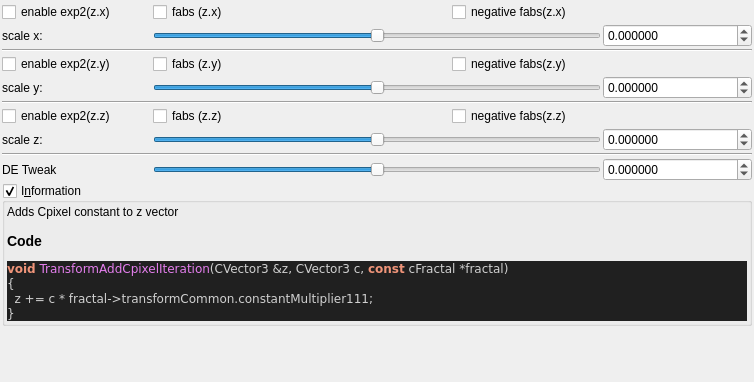
<?xml version="1.0" encoding="UTF-8"?>
<ui version="4.0">
 <class>Form</class>
 <widget class="QWidget" name="Form">
  <property name="geometry">
   <rect>
    <x>0</x>
    <y>0</y>
    <width>754</width>
    <height>382</height>
   </rect>
  </property>
  <property name="windowTitle">
   <string>Form</string>
  </property>
  <layout class="QVBoxLayout" name="verticalLayout">
   <property name="spacing">
    <number>2</number>
   </property>
   <property name="leftMargin">
    <number>2</number>
   </property>
   <property name="topMargin">
    <number>2</number>
   </property>
   <property name="rightMargin">
    <number>2</number>
   </property>
   <property name="bottomMargin">
    <number>2</number>
   </property>
   <item>
    <layout class="QGridLayout" name="gridLayout">
     <property name="spacing">
      <number>2</number>
     </property>
     <item row="6" column="4">
      <widget class="MyCheckBox" name="checkBox_transf_function_enabledAz_false">
       <property name="text">
        <string>negative fabs(z.z)</string>
       </property>
      </widget>
     </item>
     <item row="9" column="5">
      <widget class="MyDoubleSpinBox" name="spinbox_analyticDE_scale_1">
       <property name="sizePolicy">
        <sizepolicy hsizetype="Minimum" vsizetype="Maximum">
         <horstretch>0</horstretch>
         <verstretch>0</verstretch>
        </sizepolicy>
       </property>
       <property name="prefix">
        <string/>
       </property>
       <property name="suffix">
        <string/>
       </property>
       <property name="decimals">
        <number>6</number>
       </property>
       <property name="minimum">
        <double>-99.989999999999995</double>
       </property>
       <property name="maximum">
        <double>99.989999999999995</double>
       </property>
       <property name="singleStep">
        <double>0.100000000000000</double>
       </property>
      </widget>
     </item>
     <item row="1" column="1">
      <widget class="QLabel" name="label_109">
       <property name="text">
        <string>scale x:</string>
       </property>
      </widget>
     </item>
     <item row="3" column="4">
      <widget class="MyCheckBox" name="checkBox_transf_function_enabledAy_false">
       <property name="text">
        <string>negative fabs(z.y)</string>
       </property>
      </widget>
     </item>
     <item row="0" column="1">
      <widget class="MyCheckBox" name="checkBox_transf_function_enabledx">
       <property name="text">
        <string>enable exp2(z.x) </string>
       </property>
      </widget>
     </item>
     <item row="4" column="2" colspan="3">
      <widget class="QSlider" name="slider3_transf_constant_multiplier_000_y">
       <property name="sizePolicy">
        <sizepolicy hsizetype="Expanding" vsizetype="Maximum">
         <horstretch>0</horstretch>
         <verstretch>0</verstretch>
        </sizepolicy>
       </property>
       <property name="minimum">
        <number>-10000000</number>
       </property>
       <property name="maximum">
        <number>10000000</number>
       </property>
       <property name="value">
        <number>0</number>
       </property>
       <property name="sliderPosition">
        <number>0</number>
       </property>
       <property name="orientation">
        <enum>Qt::Horizontal</enum>
       </property>
      </widget>
     </item>
     <item row="8" column="1" colspan="5">
      <widget class="Line" name="line">
       <property name="orientation">
        <enum>Qt::Horizontal</enum>
       </property>
      </widget>
     </item>
     <item row="3" column="1">
      <widget class="MyCheckBox" name="checkBox_transf_function_enabledy">
       <property name="text">
        <string>enable exp2(z.y) </string>
       </property>
      </widget>
     </item>
     <item row="7" column="2" colspan="3">
      <widget class="QSlider" name="slider3_transf_constant_multiplier_000_z">
       <property name="sizePolicy">
        <sizepolicy hsizetype="Expanding" vsizetype="Maximum">
         <horstretch>0</horstretch>
         <verstretch>0</verstretch>
        </sizepolicy>
       </property>
       <property name="minimum">
        <number>-10000000</number>
       </property>
       <property name="maximum">
        <number>10000000</number>
       </property>
       <property name="value">
        <number>0</number>
       </property>
       <property name="sliderPosition">
        <number>0</number>
       </property>
       <property name="orientation">
        <enum>Qt::Horizontal</enum>
       </property>
      </widget>
     </item>
     <item row="2" column="1" colspan="5">
      <widget class="Line" name="line_2">
       <property name="orientation">
        <enum>Qt::Horizontal</enum>
       </property>
      </widget>
     </item>
     <item row="1" column="5">
      <widget class="MyDoubleSpinBox" name="spinbox3_transf_constant_multiplier_000_x">
       <property name="sizePolicy">
        <sizepolicy hsizetype="Minimum" vsizetype="Maximum">
         <horstretch>0</horstretch>
         <verstretch>0</verstretch>
        </sizepolicy>
       </property>
       <property name="prefix">
        <string/>
       </property>
       <property name="suffix">
        <string/>
       </property>
       <property name="decimals">
        <number>6</number>
       </property>
       <property name="minimum">
        <double>-99.989999999999995</double>
       </property>
       <property name="maximum">
        <double>99.989999999999995</double>
       </property>
       <property name="singleStep">
        <double>0.100000000000000</double>
       </property>
      </widget>
     </item>
     <item row="1" column="2" colspan="3">
      <widget class="QSlider" name="slider3_transf_constant_multiplier_000_x">
       <property name="sizePolicy">
        <sizepolicy hsizetype="Expanding" vsizetype="Maximum">
         <horstretch>0</horstretch>
         <verstretch>0</verstretch>
        </sizepolicy>
       </property>
       <property name="minimum">
        <number>-10000000</number>
       </property>
       <property name="maximum">
        <number>10000000</number>
       </property>
       <property name="value">
        <number>0</number>
       </property>
       <property name="sliderPosition">
        <number>0</number>
       </property>
       <property name="orientation">
        <enum>Qt::Horizontal</enum>
       </property>
      </widget>
     </item>
     <item row="6" column="1">
      <widget class="MyCheckBox" name="checkBox_transf_function_enabledz">
       <property name="text">
        <string>enable exp2(z.z) </string>
       </property>
      </widget>
     </item>
     <item row="9" column="1">
      <widget class="QLabel" name="label_112">
       <property name="text">
        <string>DE Tweak</string>
       </property>
      </widget>
     </item>
     <item row="4" column="1">
      <widget class="QLabel" name="label_110">
       <property name="text">
        <string>scale y:</string>
       </property>
      </widget>
     </item>
     <item row="7" column="1">
      <widget class="QLabel" name="label_111">
       <property name="text">
        <string>scale z:</string>
       </property>
      </widget>
     </item>
     <item row="7" column="5">
      <widget class="MyDoubleSpinBox" name="spinbox3_transf_constant_multiplier_000_z">
       <property name="sizePolicy">
        <sizepolicy hsizetype="Minimum" vsizetype="Maximum">
         <horstretch>0</horstretch>
         <verstretch>0</verstretch>
        </sizepolicy>
       </property>
       <property name="prefix">
        <string/>
       </property>
       <property name="suffix">
        <string/>
       </property>
       <property name="decimals">
        <number>6</number>
       </property>
       <property name="minimum">
        <double>-99.989999999999995</double>
       </property>
       <property name="maximum">
        <double>99.989999999999995</double>
       </property>
       <property name="singleStep">
        <double>0.100000000000000</double>
       </property>
      </widget>
     </item>
     <item row="4" column="5">
      <widget class="MyDoubleSpinBox" name="spinbox3_transf_constant_multiplier_000_y">
       <property name="sizePolicy">
        <sizepolicy hsizetype="Minimum" vsizetype="Maximum">
         <horstretch>0</horstretch>
         <verstretch>0</verstretch>
        </sizepolicy>
       </property>
       <property name="prefix">
        <string/>
       </property>
       <property name="suffix">
        <string/>
       </property>
       <property name="decimals">
        <number>6</number>
       </property>
       <property name="minimum">
        <double>-99.989999999999995</double>
       </property>
       <property name="maximum">
        <double>99.989999999999995</double>
       </property>
       <property name="singleStep">
        <double>0.100000000000000</double>
       </property>
      </widget>
     </item>
     <item row="0" column="2" colspan="2">
      <widget class="MyCheckBox" name="checkBox_transf_function_enabledAx">
       <property name="text">
        <string>fabs (z.x) </string>
       </property>
      </widget>
     </item>
     <item row="3" column="2" colspan="2">
      <widget class="MyCheckBox" name="checkBox_transf_function_enabledAy">
       <property name="text">
        <string>fabs (z.y) </string>
       </property>
      </widget>
     </item>
     <item row="0" column="4">
      <widget class="MyCheckBox" name="checkBox_transf_function_enabledAx_false">
       <property name="text">
        <string>negative fabs(z.x)</string>
       </property>
      </widget>
     </item>
     <item row="9" column="2" colspan="3">
      <widget class="QSlider" name="slider_analyticDE_scale_1">
       <property name="sizePolicy">
        <sizepolicy hsizetype="Expanding" vsizetype="Maximum">
         <horstretch>0</horstretch>
         <verstretch>0</verstretch>
        </sizepolicy>
       </property>
       <property name="minimum">
        <number>-10000000</number>
       </property>
       <property name="maximum">
        <number>10000000</number>
       </property>
       <property name="value">
        <number>0</number>
       </property>
       <property name="sliderPosition">
        <number>0</number>
       </property>
       <property name="orientation">
        <enum>Qt::Horizontal</enum>
       </property>
      </widget>
     </item>
     <item row="6" column="2" colspan="2">
      <widget class="MyCheckBox" name="checkBox_transf_function_enabledAz">
       <property name="text">
        <string>fabs (z.z) </string>
       </property>
      </widget>
     </item>
     <item row="5" column="1" colspan="5">
      <widget class="Line" name="line_3">
       <property name="orientation">
        <enum>Qt::Horizontal</enum>
       </property>
      </widget>
     </item>
    </layout>
   </item>
   <item>
    <widget class="MyGroupBox" name="groupCheck_info">
     <property name="title">
      <string>I&amp;nformation</string>
     </property>
     <property name="flat">
      <bool>false</bool>
     </property>
     <property name="checkable">
      <bool>true</bool>
     </property>
     <layout class="QVBoxLayout" name="verticalLayout_2">
      <property name="spacing">
       <number>2</number>
      </property>
      <property name="leftMargin">
       <number>2</number>
      </property>
      <property name="topMargin">
       <number>2</number>
      </property>
      <property name="rightMargin">
       <number>2</number>
      </property>
      <property name="bottomMargin">
       <number>2</number>
      </property>
      <item>
       <widget class="QLabel" name="label_code_content">
        <property name="text">
         <string>&lt;p&gt;Adds Cpixel constant to z vector&lt;/p&gt;&lt;table&gt;
&lt;/table&gt;
&lt;h3&gt;Code&lt;/h3&gt;
&lt;body style=&quot;background-color:#202020&quot;&gt;
&lt;pre style=&quot;color:#d0d0d0; background-color:#202020;  font-family:'Courier New',monospace;&quot;&gt;&lt;span style=&quot;color:#f09479; font-weight:bold&quot;&gt;void&lt;/span&gt; &lt;span style=&quot;color:#e47eed&quot;&gt;TransformAddCpixelIteration&lt;/span&gt;&lt;span style=&quot;color:#d0d0d0&quot;&gt;(&lt;/span&gt;CVector3 &lt;span style=&quot;color:#d0d0d0&quot;&gt;&amp;amp;&lt;/span&gt;z&lt;span style=&quot;color:#d0d0d0&quot;&gt;,&lt;/span&gt; CVector3 c&lt;span style=&quot;color:#d0d0d0&quot;&gt;,&lt;/span&gt; &lt;span style=&quot;color:#f09479; font-weight:bold&quot;&gt;const&lt;/span&gt; cFractal &lt;span style=&quot;color:#d0d0d0&quot;&gt;*&lt;/span&gt;fractal&lt;span style=&quot;color:#d0d0d0&quot;&gt;)&lt;/span&gt;
&lt;span style=&quot;color:#d0d0d0&quot;&gt;{&lt;/span&gt;
  z &lt;span style=&quot;color:#d0d0d0&quot;&gt;+=&lt;/span&gt; c &lt;span style=&quot;color:#d0d0d0&quot;&gt;*&lt;/span&gt; fractal&lt;span style=&quot;color:#d0d0d0&quot;&gt;-&amp;gt;&lt;/span&gt;transformCommon&lt;span style=&quot;color:#d0d0d0&quot;&gt;.&lt;/span&gt;constantMultiplier111&lt;span style=&quot;color:#d0d0d0&quot;&gt;;&lt;/span&gt;
&lt;span style=&quot;color:#d0d0d0&quot;&gt;}&lt;/span&gt;
&lt;/pre&gt;
&lt;/body&gt;</string>
        </property>
        <property name="wordWrap">
         <bool>true</bool>
        </property>
        <property name="openExternalLinks">
         <bool>true</bool>
        </property>
        <property name="textInteractionFlags">
         <set>Qt::LinksAccessibleByMouse|Qt::TextSelectableByMouse</set>
        </property>
       </widget>
      </item>
     </layout>
    </widget>
   </item>
   <item>
    <spacer name="verticalSpacer">
     <property name="orientation">
      <enum>Qt::Vertical</enum>
     </property>
     <property name="sizeHint" stdset="0">
      <size>
       <width>20</width>
       <height>40</height>
      </size>
     </property>
    </spacer>
   </item>
  </layout>
 </widget>
 <customwidgets>
  <customwidget>
   <class>MyDoubleSpinBox</class>
   <extends>QDoubleSpinBox</extends>
   <header>my_double_spin_box.h</header>
  </customwidget>
  <customwidget>
   <class>MyGroupBox</class>
   <extends>QGroupBox</extends>
   <header>my_group_box.h</header>
   <container>1</container>
  </customwidget>
  <customwidget>
   <class>MyCheckBox</class>
   <extends>QCheckBox</extends>
   <header>my_check_box.h</header>
  </customwidget>
 </customwidgets>
 <resources/>
 <connections/>
</ui>
